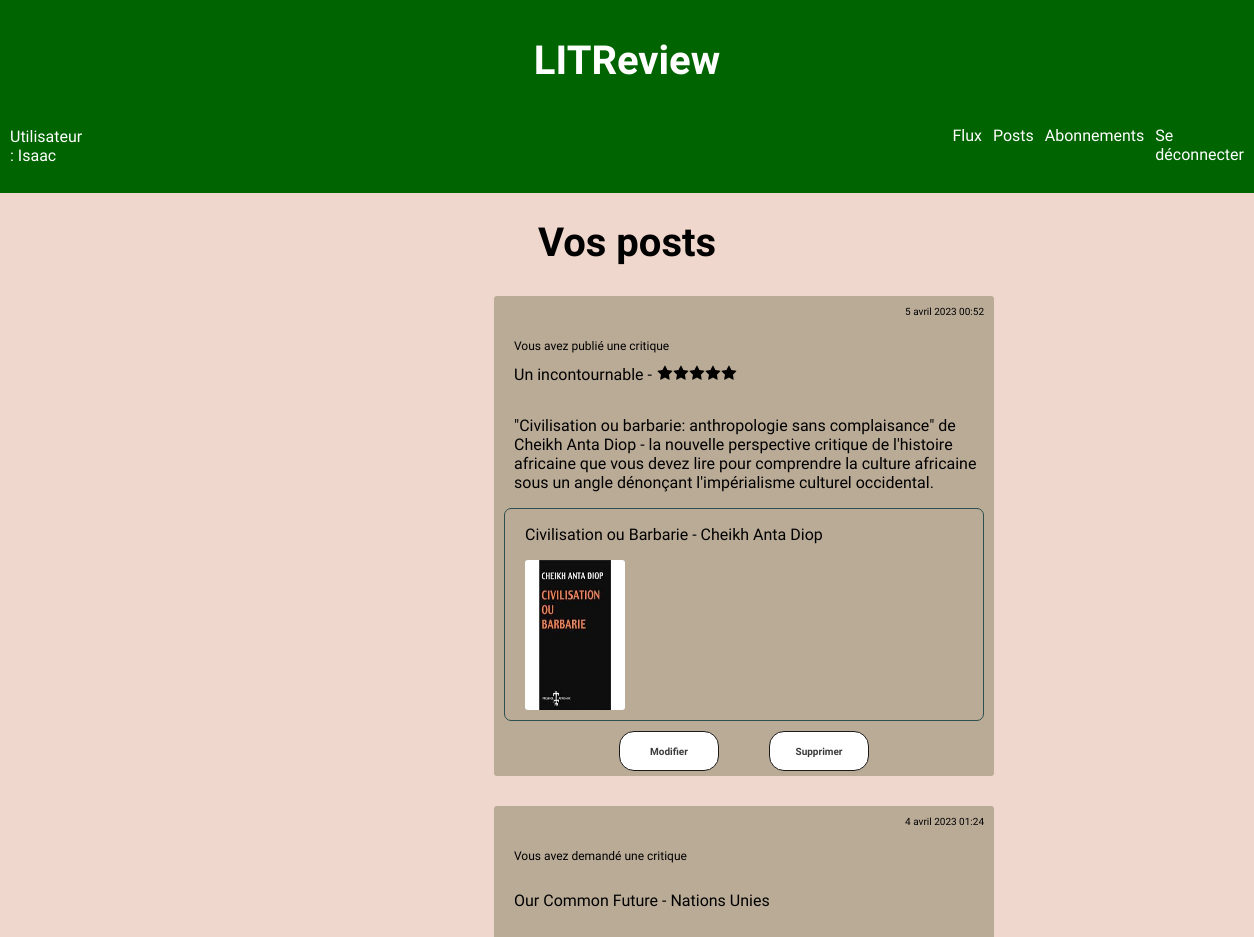
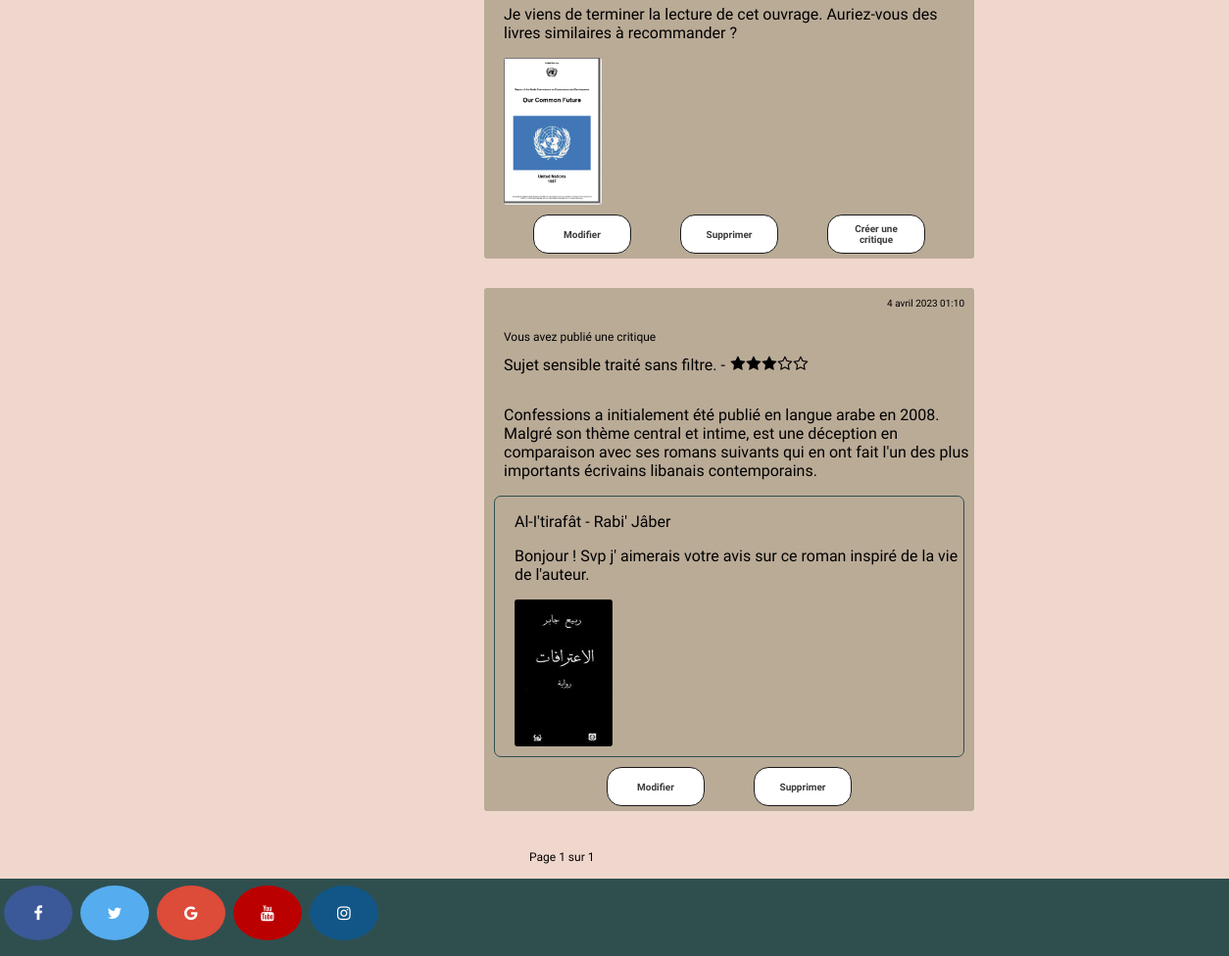
Screenshot of /posts/ (signed in) with the database file from the repository (2 pictures, top to bottom).
### reviews/models.py (models this page shows, shortened)
class Review(models.Model):
    ticket = models.ForeignKey(to=Ticket, on_delete=models.CASCADE, related_name='rev')
    rating = models.PositiveSmallIntegerField(
        validators=[MinValueValidator(0), MaxValueValidator(5)], null=True)
    headline = models.CharField(max_length=128)
    body = models.CharField(max_length=8192, blank=True)
    user = models.ForeignKey(to=settings.AUTH_USER_MODEL, on_delete=models.CASCADE)
    time_created = models.DateTimeField(auto_now_add=True)

class Ticket(models.Model):
    title = models.fields.CharField(max_length=128)
    description = models.fields.TextField(max_length=2048, blank=True)
    user = models.ForeignKey(to=User, on_delete=models.CASCADE)
    image = models.ImageField(null=True, blank=True, verbose_name="image")
    time_created = models.DateTimeField(auto_now_add=True)
    IMAGE_MAX_SIZE = (250, 250)

### reviews/views.py (the view)
# urls.py: path('posts/', reviews.views.posts, name='my_posts'),
@login_required
def posts(request):
    reviews = Review.objects.filter(user=request.user)
    reviews = reviews.annotate(content_type=Value('REVIEW', CharField()))
    ids_same_user = [review.ticket.id for review in reviews if review.user == review.ticket.user]
    tickets = Ticket.objects.filter(user=request.user).exclude(id__in=ids_same_user)
    tickets = tickets.annotate(content_type=Value('TICKET', CharField()))
    posts = sorted(chain(reviews, tickets), key=lambda posts: posts.time_created, reverse=True)
    paginator = Paginator(posts, 5)
    page_number = request.GET.get('page')
    page_obj = paginator.get_page(page_number)
    return render(request, 'reviews/posts.html', context={'page_obj': page_obj})

### reviews/templatetags/review_extras.py (called while the page is built)
@register.simple_tag(takes_context=True)  # custom template tags to display the author of the ticket/review
def get_poster_display(context, user):    # to improve the user experience
    if user == context['user']:
        return 'Vous avez'
    return f'{user.username} a'

### reviews/templates/reviews/posts.html (shortened to what this page needs)
{% extends 'base.html' %}
{% load review_extras %}
{% block content %}
<h1> Vos posts </h1>
{% for instance in page_obj %}
    {% if instance.content_type == 'TICKET' %}
        {% include 'reviews/partials/ticket_snippet.html' %}
    {% elif instance.content_type == 'REVIEW' %}
        {% include 'reviews/partials/review_snippet.html' %}
    {% endif %}
{% endfor %}
<div class="paginator">
    <span class="pagenumber">Page {{ page_obj.number }} sur {{ page_obj.paginator.num_pages }}</span>
</div>
{% endblock %}

### templates/base.html (shortened to what this page needs)
{% load static %}
<html>
    <head>
        <link rel="stylesheet" href="{% static 'authentication/styles.css' %}" />
        <link rel="stylesheet" href="https://cdnjs.cloudflare.com/ajax/libs/font-awesome/4.7.0/css/font-awesome.min.css">
    </head>
    <body>
        <header>
            <h1 class="title"> LITReview  </h1>
            <div class="headernavuser">
                <p class="user"> Utilisateur : {{user.username}}</p>
                <nav class="box">
                    <a class="menu" href="{% url 'feed' %}">Flux</a>
                    <a class="menu" href="{% url 'my_posts' %}">Posts</a>
                    <a class="menu" href="{% url 'subscriptions' %}">Abonnements</a>
                    {% if user.is_authenticated %}
                        <a class="menu" href="{% url 'home' %}">Se déconnecter</a>
                    {% endif %}
                </nav>
            </div>
        </header>
        <main>
             {% block content %}{% endblock %}
        </main>
        <footer>
            <a href="#" class="fa fa-facebook socialnet"></a>
            <a href="#" class="fa fa-twitter socialnet"></a>
            <a href="#" class="fa fa-google socialnet"></a>
            <a href="#" class="fa fa-youtube socialnet"></a>
            <a href="#" class="fa fa-instagram socialnet"></a>
        </footer>
    </body>
</html>

### reviews/templates/reviews/partials/review_snippet.html
{% load review_extras %}
<div class="feed reviewfeed">
    <p class="datetime">{{ instance.time_created }}</p>
    <p class="posted"> {% get_poster_display instance.user %} publié une critique </p>
    <div class="sameline">
        <p class="beforerating"> {{ instance.headline }} - </p>
        {% include 'reviews/partials/rating_snippet.html' %}
    </div>
    <p> {{ instance.body }} </p>
    <div class="ticketinsidereview">
        <p>{{ instance.ticket.title }}</p>
        <p>{{ instance.ticket.description }}</p>
            {% if instance.ticket.image %}
                <img src="{{ instance.ticket.image.url }}">
            {% endif %}
    </div>
    <div class="threebtns">
        {% if request.user.id == instance.user.id %}
        <a href="{% url 'review_update' instance.id %}"><button>Modifier</button></a>
        <a href="{% url 'review_delete' instance.id %}"><button>Supprimer</button></a>
        {% endif %}
    </div>
</div>

### reviews/templates/reviews/partials/rating_snippet.html
<div class="rating-star">
    <i class="fa fa-star{% if instance.rating < 1 or instance.rating == 0%}-o{% endif %}" aria-hidden="true"></i>
    <i class="fa fa-star{% if instance.rating < 2 or instance.rating == 0%}-o{% endif %}" aria-hidden="true"></i>
    <i class="fa fa-star{% if instance.rating < 3 or instance.rating == 0%}-o{% endif %}" aria-hidden="true"></i>
    <i class="fa fa-star{% if instance.rating < 4 or instance.rating == 0%}-o{% endif %}" aria-hidden="true"></i>
    <i class="fa fa-star{% if instance.rating < 5 or instance.rating == 0%}-o{% endif %}" aria-hidden="true"></i>
</div>

### reviews/templates/reviews/partials/ticket_snippet.html
{% load review_extras %}
<div class="feed ticketfeed">
    <p class="datetime">{{ instance.time_created }}</p>
    <p class="posted"> {% get_poster_display instance.user %} demandé une critique </p>
    <p>{{ instance.title }}</p>
    <p>{{ instance.description }}</p>
    {% if instance.image %}
        <img src="{{ instance.image.url }}">
    {% endif %}
    <div class="threebtns">
        {% if request.user.id == instance.user.id %}
            <a href="{% url 'ticket_update' instance.id %}"><button>Modifier</button></a>
            <a href="{% url 'ticket_delete' instance.id %}"><button>Supprimer</button></a>
        {% endif %}
        <a href="{% url 'review_from_ticket' instance.id %}"><button>Créer une critique</button></a>
    </div>
</div>

### authentication/static/authentication/styles.css (style rules this page uses)
header { border-bottom: 2px solid darkgreen; padding:10px; background-color: darkgreen; }
.headernavuser { display: flex; flex-direction: row; }
.user { margin-right: 220px; color: white; }
.title { color: white; }
body { margin:0; min-height: 100vh; display: flex; flex-direction: column; font-family: 'Comfortaa', cursive; background-repeat: no-repeat; background-attachment: fixed; background-size: cover; background-color: #F0D7CD; }
footer { margin-top: auto; border: 2px solid #2F4F4F; background-color: #2F4F4F; width: 100%; height: 75px; bottom: 0; left: 0; right: 0; }
h1 { font-family: 'Comfortaa', cursive; color: black; text-align: center; font-size: 40px; }
nav { margin-left: 200px; }
.menu { color: white; text-decoration: none; font-size: 16px; }
.box { display: flex; gap: 11px; margin-left: 650px; margin-bottom: 5px; margin-top: 15px; }
.fa { padding: 20px; font-size: 30px; width: 30px; text-align: center; text-decoration: none; margin: 5px 2px; border-radius: 50%; }
.fa-facebook { background: #3B5998; color: white; }
.fa-twitter { background: #55ACEE; color: white; }
.fa-google { background: #dd4b39; color: white; }
.fa-youtube { background: #bb0000; color: white; }
.fa-instagram { background: #125688; color: white; }
button { font-family: 'Comfortaa', cursive; appearance: none; background-color: white; border: 1px solid #1A1A1A; border-radius: 15px; box-sizing: border-box; color: #3B3B3B; cursor: pointer; display: inline-block; font-size: 16px; font-weight: 600; line-height: normal; margin-left: 30%; min-height: 40px; min-width: 0; outline: none; padding: auto; text-align: center; text-decoration: none; transition: all 300ms cubic-bezier(.23, 1, 0.32, 1); user-select: none; -webkit-user-select: none; touch-action: manipulation; width: 40%; will-change: transform; }
.feed { border-radius: 3px; display: flex; flex-direction: column; justify-content: center; width:500px; margin-top: 30px; margin-bottom: 25px; margin-left: 494px; background-color: #BAAB97; }
.feed p { margin-left: 20px; }
img { border-radius: 3px; width: 100px; height: 150px; margin-left: 20px; margin-bottom: 10px; }
.datetime { font-size: 10px; text-align: right; margin-right: 10px; margin-top: 10px; }
.threebtns { display: flex; flex-direction: row; justify-content: center; }
.threebtns button { width: 100px; padding: 7px 10px; font-size: 10px; margin-left: 25px; margin-right: 25px; margin-bottom: 5px; }
::placeholder { text-align: center; font-family: 'Comfortaa', cursive; font-size: 1em; }
.ticketinsidereview { border: 1px solid #2F4F4F; border-radius: 7px; margin-left: 10px; margin-right: 10px; margin-bottom: 10px; }
::placeholder { font-size: 13px; }
.posted { font-size: 12px; }
.rating-star { display: flex; flex-direction: row; margin-left: 5px; }
.rating-star i { margin:0; padding:0; height:16px; width: 16px; }
.sameline { display: flex; flex-direction: row; }
.beforerating { margin-top: 0; }
.paginator { display: flex; flex-direction: row; margin-left: 495px; margin-bottom: 15px; }
.pagenumber { margin-left: 45px; margin-top: 15px; font-size: 12px; }

### rows the page displays
Review: time_created "5 avril 2023 00:52", user "Vous avez", headline "Un incontournable", rating 5 (drawn), body "\"Civilisation ou barbarie: anthropologie sans complaisance\" de Cheikh Anta Diop - la nouvelle perspective critique de l'histoire africaine que vous devez lire pour comprendre la culture africaine sous un angle dénonçant l'impérialisme culturel occidental.", ticket "Civilisation ou Barbarie - Cheikh Anta Diop", ticket.image (picture), shows "Modifier"
Ticket: time_created "4 avril 2023 01:24", user "Vous avez", title "Our Common Future - Nations Unies", description "Je viens de terminer la lecture de cet ouvrage. Auriez-vous des livres similaires à recommander ?", image (picture), shows "Modifier"
Review: time_created "4 avril 2023 01:10", user "Vous avez", headline "Sujet sensible traité sans filtre.", rating 3 (drawn), body "Confessions a initialement été publié en langue arabe en 2008. Malgré son thème central et intime, est une déception en comparaison avec ses romans suivants qui en ont fait l'un des plus importants écrivains libanais contemporains.", ticket "Al-I'tirafât - Rabi' Jâber", ticket.description "Bonjour ! Svp j' aimerais votre avis sur ce roman inspiré de la vie de l'auteur.", ticket.image (picture), shows "Modifier"

### other values shown
{{ user.username }} "Isaac"
{{ page_obj.number }} "1"
{{ page_obj.paginator.num_pages }} "1"
